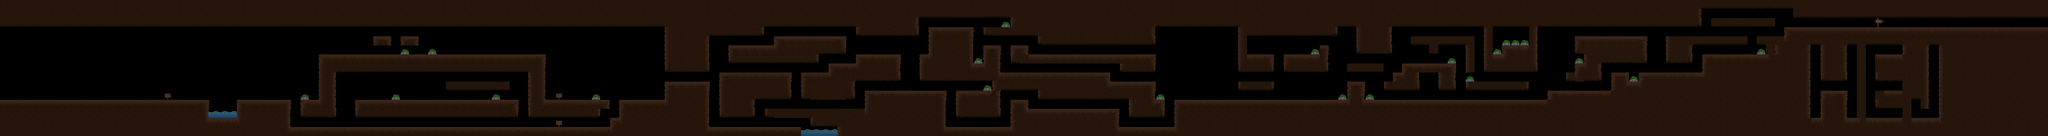

Rendered tile map (Tiled .tmx) drawn with the repository's tilesets; below, a short description and the map source with its tile grids summarised:
An orthogonal 225x15 tile map with 32x32 px tiles, 2 tile layers (background, graphics), 4 tilesets and 148 objects.

<map version="1.0" orientation="orthogonal" renderorder="right-down" width="225" height="15" tilewidth="32" tileheight="32" nextobjectid="706">
 <tileset firstgid="1" name="mini_tileset" tilewidth="32" tileheight="32" tilecount="16" columns="4">
  <image source="mini_tileset.png" width="128" height="128" />
 </tileset>
 <tileset firstgid="17" name="greentileset" tilewidth="32" tileheight="32" tilecount="78" columns="13">
  <image source="greentileset.png" width="440" height="196" />
  <tile id="3">
   <animation>
    <frame tileid="8" duration="100" />
    <frame tileid="7" duration="100" />
    <frame tileid="6" duration="100" />
    <frame tileid="5" duration="100" />
    <frame tileid="4" duration="100" />
    <frame tileid="3" duration="100" />
   </animation>
  </tile>
  <tile id="47">
   <animation>
    <frame tileid="75" duration="50" />
    <frame tileid="74" duration="50" />
    <frame tileid="73" duration="50" />
    <frame tileid="62" duration="50" />
    <frame tileid="61" duration="50" />
    <frame tileid="60" duration="50" />
    <frame tileid="49" duration="50" />
    <frame tileid="48" duration="50" />
    <frame tileid="47" duration="50" />
   </animation>
  </tile>
 </tileset>
 <tileset firstgid="95" name="yellowtileset" tilewidth="32" tileheight="32" tilecount="78" columns="13">
  <image source="yellowtileset.png" width="440" height="196" />
 </tileset>
 <tileset firstgid="173" name="grotttileset" tilewidth="32" tileheight="32" tilecount="78" columns="13">
  <image source="grotttileset.png" width="440" height="196" />
  <tile id="3">
   <animation>
    <frame tileid="8" duration="100" />
    <frame tileid="7" duration="100" />
    <frame tileid="6" duration="100" />
    <frame tileid="5" duration="100" />
    <frame tileid="4" duration="100" />
    <frame tileid="3" duration="100" />
   </animation>
  </tile>
 </tileset>
 <layer name="background" width="225" height="15">
  <data>[3375 cells, 3375 non-empty, 1 distinct tile ids]</data>
 </layer>
 <layer name="graphics" width="225" height="15">
  <data>[3375 cells, 2238 non-empty, 17 distinct tile ids]</data>
 </layer>
 <objectgroup name="ground">
  <object id="510" x="0" y="352" width="736" height="128" />
  <object id="513" x="1056" y="352" width="128" height="64" />
  <object id="514" x="1024" y="448" width="1120" height="32" />
  <object id="517" x="1856" y="352" width="256" height="64" />
  <object id="518" x="2112" y="352" width="32" height="32" />
  <object id="519" x="1248" y="352" width="576" height="64" />
  <object id="520" x="1120" y="192" width="64" height="160" />
  <object id="521" x="1184" y="192" width="736" height="64" />
  <object id="522" x="1856" y="256" width="64" height="96" />
  <object id="523" x="1568" y="288" width="224" height="32" />
  <object id="524" x="1312" y="128" width="64" height="32" />
  <object id="525" x="1408" y="128" width="64" height="32" />
  <object id="526" x="2144" y="416" width="32" height="64" />
  <object id="540" x="832" y="352" width="192" height="128" />
  <object id="541" x="736" y="416" width="96" height="64" />
  <object id="545" x="2560" y="160" width="320" height="64" />
  <object id="546" x="2720" y="128" width="256" height="32" />
  <object id="548" x="2880" y="160" width="96" height="32" />
  <object id="549" x="2528" y="256" width="256" height="96" />
  <object id="550" x="2528" y="352" width="128" height="64" />
  <object id="551" x="2688" y="384" width="352" height="32" />
  <object id="552" x="2944" y="416" width="384" height="64" />
  <object id="556" x="3040" y="320" width="288" height="96" />
  <object id="557" x="2336" y="288" width="160" height="192" />
  <object id="558" x="2336" y="96" width="160" height="160" />
  <object id="559" x="2496" y="96" width="192" height="32" />
  <object id="560" x="2176" y="352" width="160" height="128" />
  <object id="561" x="2496" y="448" width="320" height="32" />
  <object id="562" x="2848" y="416" width="96" height="32" />
  <object id="563" x="2816" y="256" width="192" height="96" />
  <object id="564" x="2912" y="224" width="256" height="32" />
  <object id="565" x="3008" y="256" width="160" height="32" />
  <object id="566" x="3008" y="192" width="160" height="32" />
  <object id="568" x="3008" y="96" width="224" height="32" />
  <object id="569" x="3264" y="96" width="160" height="192" />
  <object id="570" x="3232" y="192" width="32" height="96" />
  <object id="571" x="3456" y="160" width="64" height="128" />
  <object id="572" x="3424" y="224" width="32" height="64" />
  <object id="573" x="3552" y="160" width="64" height="64" />
  <object id="574" x="3488" y="288" width="32" height="128" />
  <object id="575" x="3360" y="320" width="128" height="96" />
  <object id="578" x="3328" y="448" width="800" height="32" />
  <object id="579" x="3552" y="352" width="64" height="96" />
  <object id="580" x="3616" y="384" width="320" height="64" />
  <object id="581" x="3520" y="256" width="384" height="64" />
  <object id="582" x="3648" y="320" width="256" height="32" />
  <object id="583" x="3904" y="288" width="160" height="64" />
  <object id="584" x="3968" y="352" width="128" height="64" />
  <object id="585" x="3936" y="192" width="128" height="64" />
  <object id="587" x="3616" y="192" width="320" height="32" />
  <object id="588" x="3648" y="96" width="416" height="64" />
  <object id="590" x="3456" y="96" width="192" height="32" />
  <object id="591" x="3552" y="0" width="512" height="96" />
  <object id="592" x="3232" y="0" width="320" height="64" />
  <object id="598" x="0" y="0" width="3232" height="96" />
  <object id="631" x="4352" y="96" width="352" height="32" />
  <object id="633" x="4640" y="160" width="32" height="96" />
  <object id="634" x="4512" y="192" width="128" height="64" />
  <object id="635" x="4352" y="192" width="128" height="64" />
  <object id="636" x="4352" y="128" width="32" height="64" />
  <object id="637" x="4736" y="288" width="64" height="64" />
  <object id="638" x="4736" y="224" width="128" height="32" />
  <object id="640" x="4768" y="96" width="128" height="96" />
  <object id="641" x="4960" y="128" width="224" height="32" />
  <object id="642" x="5152" y="160" width="32" height="96" />
  <object id="643" x="5024" y="160" width="32" height="32" />
  <object id="644" x="4928" y="224" width="192" height="32" />
  <object id="646" x="5056" y="256" width="64" height="64" />
  <object id="647" x="4896" y="256" width="96" height="64" />
  <object id="648" x="4864" y="288" width="32" height="32" />
  <object id="651" x="5152" y="288" width="224" height="32" />
  <object id="652" x="5216" y="192" width="192" height="64" />
  <object id="653" x="5280" y="160" width="128" height="32" />
  <object id="654" x="5376" y="96" width="32" height="64" />
  <object id="655" x="5216" y="96" width="32" height="96" />
  <object id="656" x="4128" y="352" width="3072" height="128" />
  <object id="658" x="4352" y="288" width="128" height="32" />
  <object id="666" x="4064" y="0" width="1920" height="96" />
  <object id="667" x="5984" y="0" width="320" height="32" />
  <object id="669" x="6303" y="0" width="897" height="64" />
  <object id="670" x="6272" y="96" width="928" height="384" />
  <object id="671" x="6176" y="128" width="96" height="32" />
  <object id="672" x="6016" y="64" width="224" height="32" />
  <object id="673" x="5856" y="128" width="288" height="32" />
  <object id="674" x="5856" y="160" width="96" height="64" />
  <object id="675" x="5664" y="256" width="64" height="96" />
  </objectgroup>
 <objectgroup name="emoji_placeholders">
  <!-- 52 objects omitted --></objectgroup>
 <objectgroup name="obstacle">
  <!-- 33 objects omitted --></objectgroup>
 <objectgroup name="goal">
  <!-- 9 objects omitted --></objectgroup>
 <objectgroup name="quest">
  <!-- 8 objects omitted --></objectgroup>
</map>
<!-- 62 of 148 objects omitted -->